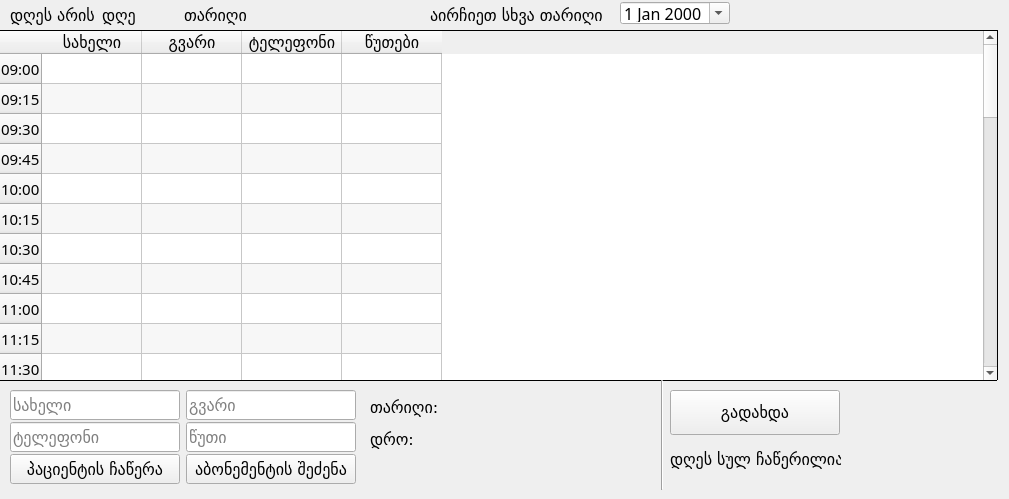
    <widget class="QWidget" name="sol_1">
     <attribute name="title">
      <string>სოლარიუმი 1</string>
     </attribute>
     <widget class="QLabel" name="sol_1_current_date">
      <property name="geometry">
       <rect>
        <x>184</x>
        <y>6</y>
        <width>120</width>
        <height>19</height>
       </rect>
      </property>
      <property name="font">
       <font>
        <family>BPG Nino Mtavruli</family>
        <pointsize>12</pointsize>
       </font>
      </property>
      <property name="text">
       <string>თარიღი</string>
      </property>
     </widget>
     <widget class="QLabel" name="sol_1_choose_date">
      <property name="geometry">
       <rect>
        <x>430</x>
        <y>6</y>
        <width>174</width>
        <height>19</height>
       </rect>
      </property>
      <property name="font">
       <font>
        <family>BPG Nino Mtavruli</family>
        <pointsize>12</pointsize>
       </font>
      </property>
      <property name="text">
       <string>აირჩიეთ სხვა თარიღი:</string>
      </property>
     </widget>
     <widget class="QLabel" name="sol_1_date">
      <property name="geometry">
       <rect>
        <x>450</x>
        <y>398</y>
        <width>90</width>
        <height>20</height>
       </rect>
      </property>
      <property name="font">
       <font>
        <family>BPG Nino Mtavruli</family>
        <pointsize>12</pointsize>
       </font>
      </property>
      <property name="text">
       <string/>
      </property>
     </widget>
     <widget class="QTableWidget" name="sol_1_appointments">
      <property name="geometry">
       <rect>
        <x>-2</x>
        <y>30</y>
        <width>1000</width>
        <height>351</height>
       </rect>
      </property>
      <property name="sizePolicy">
       <sizepolicy hsizetype="Expanding" vsizetype="Expanding">
        <horstretch>0</horstretch>
        <verstretch>0</verstretch>
       </sizepolicy>
      </property>
      <property name="maximumSize">
       <size>
        <width>1001</width>
        <height>16777215</height>
       </size>
      </property>
      <property name="baseSize">
       <size>
        <width>0</width>
        <height>0</height>
       </size>
      </property>
      <property name="font">
       <font>
        <family>BPG Nino Mtavruli</family>
        <pointsize>11</pointsize>
       </font>
      </property>
      <property name="styleSheet">
       <string notr="true">QTableWidget#sol_1 {
	color: red;
}</string>
      </property>
      <property name="frameShape">
       <enum>QFrame::Panel</enum>
      </property>
      <property name="frameShadow">
       <enum>QFrame::Plain</enum>
      </property>
      <property name="verticalScrollBarPolicy">
       <enum>Qt::ScrollBarAlwaysOn</enum>
      </property>
      <property name="alternatingRowColors">
       <bool>true</bool>
      </property>
      <property name="showGrid">
       <bool>true</bool>
      </property>
      <property name="gridStyle">
       <enum>Qt::SolidLine</enum>
      </property>
      <property name="sortingEnabled">
       <bool>false</bool>
      </property>
      <row>
       <property name="text">
        <string>09:00</string>
       </property>
      </row>
      <row>
       <property name="text">
        <string>09:15</string>
       </property>
      </row>
      <row>
       <property name="text">
        <string>09:30</string>
       </property>
      </row>
      <row>
       <property name="text">
        <string>09:45</string>
       </property>
      </row>
      <row>
       <property name="text">
        <string>10:00</string>
       </property>
      </row>
      <row>
       <property name="text">
        <string>10:15</string>
       </property>
      </row>
      <row>
       <property name="text">
        <string>10:30</string>
       </property>
      </row>
      <row>
       <property name="text">
        <string>10:45</string>
       </property>
      </row>
      <row>
       <property name="text">
        <string>11:00</string>
       </property>
      </row>
      <row>
       <property name="text">
        <string>11:15</string>
       </property>
      </row>
      <row>
       <property name="text">
        <string>11:30</string>
       </property>
      </row>
      <row>
       <property name="text">
        <string>11:45</string>
       </property>
      </row>
      <row>
       <property name="text">
        <string>12:00</string>
       </property>
      </row>
      <row>
       <property name="text">
        <string>12:15</string>
       </property>
      </row>
      <row>
       <property name="text">
        <string>12:30</string>
       </property>
      </row>
      <row>
       <property name="text">
        <string>12:45</string>
       </property>
      </row>
      <row>
       <property name="text">
        <string>13:00</string>
       </property>
      </row>
      <row>
       <property name="text">
        <string>13:15</string>
       </property>
      </row>
      <row>
       <property name="text">
        <string>13:30</string>
       </property>
      </row>
      <row>
       <property name="text">
        <string>13:45</string>
       </property>
      </row>
      <row>
       <property name="text">
        <string>14:00</string>
       </property>
      </row>
      <row>
       <property name="text">
        <string>14:15</string>
       </property>
      </row>
      <row>
       <property name="text">
        <string>14:30</string>
       </property>
      </row>
      <row>
       <property name="text">
        <string>14:45</string>
       </property>
      </row>
      <row>
       <property name="text">
        <string>15:00</string>
       </property>
      </row>
      <row>
       <property name="text">
        <string>15:15</string>
       </property>
      </row>
      <row>
       <property name="text">
        <string>15:30</string>
       </property>
      </row>
      <row>
       <property name="text">
        <string>15:45</string>
       </property>
      </row>
      <row>
       <property name="text">
        <string>16:00</string>
       </property>
      </row>
      <row>
       <property name="text">
        <string>16:15</string>
       </property>
      </row>
      <row>
       <property name="text">
        <string>16:30</string>
       </property>
      </row>
      <row>
       <property name="text">
        <string>16:45</string>
       </property>
      </row>
      <row>
       <property name="text">
        <string>17:00</string>
       </property>
      </row>
      <row>
       <property name="text">
        <string>17:15</string>
       </property>
      </row>
      <row>
       <property name="text">
        <string>17:30</string>
       </property>
      </row>
      <row>
       <property name="text">
        <string>17:45</string>
       </property>
      </row>
      <row>
       <property name="text">
        <string>18:00</string>
       </property>
      </row>
      <row>
       <property name="text">
        <string>18:15</string>
       </property>
      </row>
      <row>
       <property name="text">
        <string>18:30</string>
       </property>
      </row>
      <row>
       <property name="text">
        <string>18:45</string>
       </property>
      </row>
      <row>
       <property name="text">
        <string>19:00</string>
       </property>
      </row>
      <row>
       <property name="text">
        <string>19:15</string>
       </property>
      </row>
      <row>
       <property name="text">
        <string>19:30</string>
       </property>
      </row>
      <row>
       <property name="text">
        <string>19:45</string>
       </property>
      </row>
      <column>
       <property name="text">
        <string>სახელი</string>
       </property>
       <property name="font">
        <font>
         <family>BPG Nino Mtavruli</family>
         <pointsize>12</pointsize>
        </font>
       </property>
       <property name="textAlignment">
        <set>AlignCenter</set>
       </property>
      </column>
      <column>
       <property name="text">
        <string>გვარი</string>
       </property>
       <property name="font">
        <font>
         <family>BPG Nino Mtavruli</family>
         <pointsize>12</pointsize>
        </font>
       </property>
       <property name="textAlignment">
        <set>AlignCenter</set>
       </property>
      </column>
      <column>
       <property name="text">
        <string>ტელეფონი</string>
       </property>
       <property name="font">
        <font>
         <family>BPG Nino Mtavruli</family>
         <pointsize>12</pointsize>
        </font>
       </property>
       <property name="textAlignment">
        <set>AlignCenter</set>
       </property>
      </column>
      <column>
       <property name="text">
        <string>წუთები</string>
       </property>
       <property name="font">
        <font>
         <family>BPG Nino Mtavruli</family>
         <pointsize>12</pointsize>
        </font>
       </property>
       <property name="textAlignment">
        <set>AlignCenter</set>
       </property>
      </column>
      <item row="2" column="1">
       <property name="text">
        <string/>
       </property>
      </item>
      <item row="4" column="2">
       <property name="text">
        <string/>
       </property>
      </item>
     </widget>
     <widget class="QPushButton" name="sol_1_pay_button">
      <property name="geometry">
       <rect>
        <x>670</x>
        <y>390</y>
        <width>170</width>
        <height>45</height>
       </rect>
      </property>
      <property name="font">
       <font>
        <family>BPG Nino Mtavruli</family>
        <pointsize>12</pointsize>
       </font>
      </property>
      <property name="text">
       <string>გადახდა</string>
      </property>
     </widget>
     <widget class="QPushButton" name="sol_1_make_an_appointment_button">
      <property name="geometry">
       <rect>
        <x>10</x>
        <y>454</y>
        <width>170</width>
        <height>30</height>
       </rect>
      </property>
      <property name="font">
       <font>
        <family>BPG Nino Mtavruli</family>
        <pointsize>12</pointsize>
       </font>
      </property>
      <property name="text">
       <string>პაციენტის ჩაწერა</string>
      </property>
     </widget>
     <widget class="QLabel" name="sol_1_patients">
      <property name="geometry">
       <rect>
        <x>852</x>
        <y>446</y>
        <width>66</width>
        <height>25</height>
       </rect>
      </property>
      <property name="font">
       <font>
        <family>BPG Nino Mtavruli</family>
        <pointsize>12</pointsize>
       </font>
      </property>
      <property name="text">
       <string/>
      </property>
     </widget>
     <widget class="QLineEdit" name="sol_1_phone">
      <property name="geometry">
       <rect>
        <x>10</x>
        <y>422</y>
        <width>170</width>
        <height>30</height>
       </rect>
      </property>
      <property name="font">
       <font>
        <family>BPG Nino Mtavruli</family>
        <pointsize>12</pointsize>
       </font>
      </property>
      <property name="placeholderText">
       <string>ტელეფონი</string>
      </property>
     </widget>
     <widget class="QLabel" name="sol_1_patients_label">
      <property name="geometry">
       <rect>
        <x>670</x>
        <y>450</y>
        <width>171</width>
        <height>19</height>
       </rect>
      </property>
      <property name="font">
       <font>
        <family>BPG Nino Mtavruli</family>
        <pointsize>12</pointsize>
       </font>
      </property>
      <property name="text">
       <string>დღეს სულ ჩაწერილია:</string>
      </property>
     </widget>
     <widget class="QLabel" name="today_is_sol_1">
      <property name="geometry">
       <rect>
        <x>10</x>
        <y>6</y>
        <width>85</width>
        <height>19</height>
       </rect>
      </property>
      <property name="font">
       <font>
        <family>BPG Nino Mtavruli</family>
        <pointsize>12</pointsize>
       </font>
      </property>
      <property name="text">
       <string>დღეს არის:</string>
      </property>
     </widget>
     <widget class="QLabel" name="sol_1_time_label">
      <property name="geometry">
       <rect>
        <x>370</x>
        <y>430</y>
        <width>42</width>
        <height>19</height>
       </rect>
      </property>
      <property name="font">
       <font>
        <family>BPG Nino Mtavruli</family>
        <pointsize>12</pointsize>
       </font>
      </property>
      <property name="text">
       <string>დრო:</string>
      </property>
     </widget>
     <widget class="QLineEdit" name="sol_1_fname">
      <property name="geometry">
       <rect>
        <x>10</x>
        <y>390</y>
        <width>170</width>
        <height>30</height>
       </rect>
      </property>
      <property name="font">
       <font>
        <family>BPG Nino Mtavruli</family>
        <pointsize>12</pointsize>
       </font>
      </property>
      <property name="placeholderText">
       <string>სახელი</string>
      </property>
     </widget>
     <widget class="QLineEdit" name="sol_1_lname">
      <property name="geometry">
       <rect>
        <x>186</x>
        <y>390</y>
        <width>170</width>
        <height>30</height>
       </rect>
      </property>
      <property name="font">
       <font>
        <family>BPG Nino Mtavruli</family>
        <pointsize>12</pointsize>
       </font>
      </property>
      <property name="placeholderText">
       <string>გვარი</string>
      </property>
     </widget>
     <widget class="QLabel" name="sol_1_date_label">
      <property name="geometry">
       <rect>
        <x>370</x>
        <y>398</y>
        <width>70</width>
        <height>19</height>
       </rect>
      </property>
      <property name="font">
       <font>
        <family>BPG Nino Mtavruli</family>
        <pointsize>12</pointsize>
       </font>
      </property>
      <property name="text">
       <string>თარიღი:</string>
      </property>
     </widget>
     <widget class="QLabel" name="sol_1_current_day">
      <property name="geometry">
       <rect>
        <x>102</x>
        <y>5</y>
        <width>81</width>
        <height>20</height>
       </rect>
      </property>
      <property name="font">
       <font>
        <family>BPG Nino Mtavruli</family>
        <pointsize>12</pointsize>
       </font>
      </property>
      <property name="text">
       <string>დღე</string>
      </property>
     </widget>
     <widget class="QDateEdit" name="sol_1_new_date">
      <property name="geometry">
       <rect>
        <x>620</x>
        <y>2</y>
        <width>110</width>
        <height>22</height>
       </rect>
      </property>
      <property name="font">
       <font>
        <family>BPG Nino Mtavruli</family>
        <pointsize>12</pointsize>
       </font>
      </property>
      <property name="calendarPopup">
       <bool>true</bool>
      </property>
     </widget>
     <widget class="QLabel" name="sol_1_time">
      <property name="geometry">
       <rect>
        <x>432</x>
        <y>428</y>
        <width>90</width>
        <height>16</height>
       </rect>
      </property>
      <property name="font">
       <font>
        <family>BPG Nino Mtavruli</family>
        <pointsize>12</pointsize>
       </font>
      </property>
      <property name="text">
       <string/>
      </property>
     </widget>
     <widget class="Line" name="las_line_2">
      <property name="geometry">
       <rect>
        <x>660</x>
        <y>380</y>
        <width>5</width>
        <height>110</height>
       </rect>
      </property>
      <property name="orientation">
       <enum>Qt::Vertical</enum>
      </property>
     </widget>
     <widget class="QLineEdit" name="sol_1_minutes">
      <property name="geometry">
       <rect>
        <x>186</x>
        <y>422</y>
        <width>170</width>
        <height>30</height>
       </rect>
      </property>
      <property name="font">
       <font>
        <family>BPG Nino Mtavruli</family>
        <pointsize>12</pointsize>
       </font>
      </property>
      <property name="placeholderText">
       <string>წუთი</string>
      </property>
     </widget>
     <widget class="QPushButton" name="sol_1_buy_subscription_button">
      <property name="geometry">
       <rect>
        <x>186</x>
        <y>454</y>
        <width>170</width>
        <height>30</height>
       </rect>
      </property>
      <property name="font">
       <font>
        <family>BPG Nino Mtavruli</family>
        <pointsize>12</pointsize>
       </font>
      </property>
      <property name="text">
       <string>აბონემენტის შეძენა</string>
      </property>
     </widget>
    </widget>
